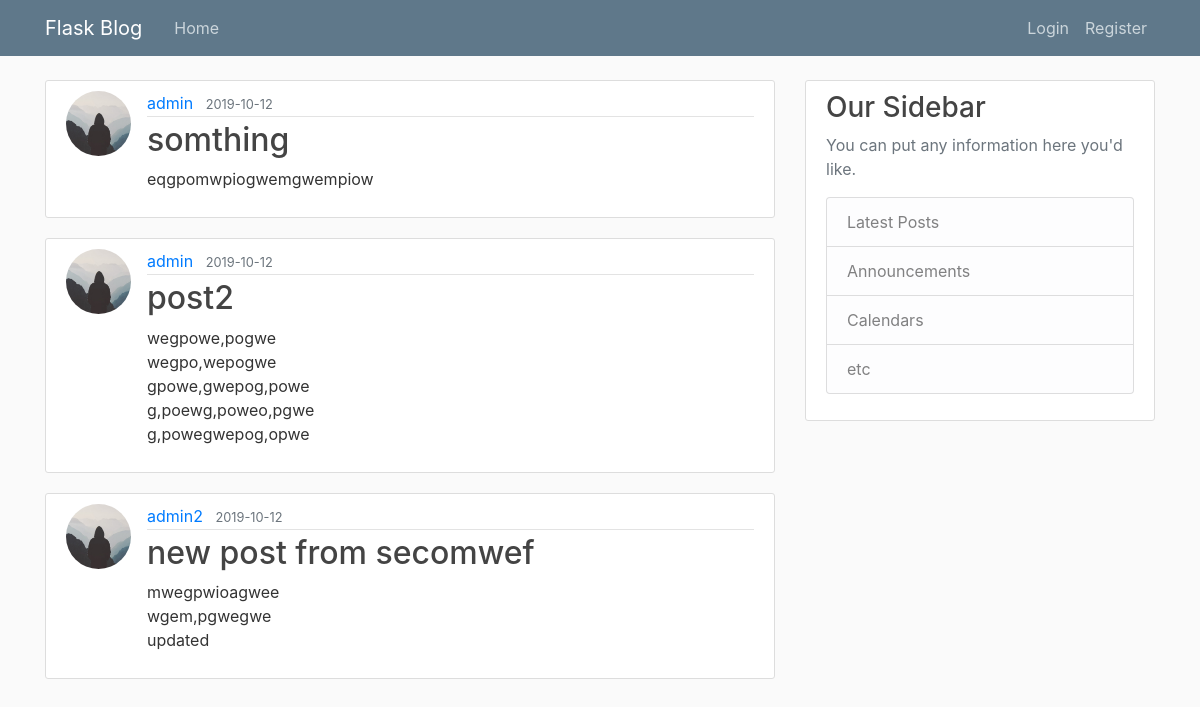
The page /home on the database its author committed.
### flaskapp/models.py (models this page shows, shortened)
class Post(db.Model):
    id = db.Column(db.Integer, primary_key=True)
    title = db.Column(db.String(100), nullable=False)
    date_posted = db.Column(db.DateTime, nullable=False, default=datetime.utcnow)
    content = db.Column(db.Text, nullable=False)
    user_id = db.Column(db.Integer, db.ForeignKey('user.id'), nullable=False)

class User(db.Model, UserMixin):
    id = db.Column(db.Integer, primary_key=True)
    username = db.Column(db.String(20), unique=True, nullable=False)
    email = db.Column(db.String(120), unique=True, nullable=False)
    image_file = db.Column(db.String(20), nullable=False, default='default.jpg')
    password = db.Column(db.String(60), nullable=False)
    posts = db.relationship('Post', backref='author', lazy=True)

### flaskapp/routes.py (the view)
@app.route('/')
@app.route('/home')
def home():
    posts = Post.query.all()
    return render_template('home.html', posts=posts)

### flaskapp/templates/home.html
{% extends "layout.html" %}
{% block content %}
    {% for post in posts %}
        <article class="media content-section">
          <img class="rounded-circle article-img" src="{{ url_for('static', filename='profile_pics/' + post.author.image_file) }}" alt="">
          <div class="media-body">
            <div class="article-metadata">
              <a class="mr-2" href="#">{{ post.author.username }}</a>
              <small class="text-muted">{{ post.date_posted.strftime('%Y-%m-%d') }}</small>
            </div>
            <h2><a class="article-title" href="{{ url_for('post', post_id=post.id) }}">{{ post.title }}</a></h2>
            <p class="article-content">{{ post.content }}</p>
          </div>
        </article>
    {% endfor %}
{% endblock content %}

### flaskapp/templates/layout.html (shortened to what this page needs)
<!DOCTYPE html>
<html>
<head>
    <link rel="stylesheet" href="https://maxcdn.bootstrapcdn.com/bootstrap/4.0.0/css/bootstrap.min.css">
    <link rel="stylesheet" type="text/css" href="/static/css/home.css">
</head>
<body>
    <header class="site-header">
      <nav class="navbar navbar-expand-md navbar-dark bg-steel fixed-top">
        <div class="container">
          <a class="navbar-brand mr-4" href="/">Flask Blog</a>
          <div class="collapse navbar-collapse" id="navbarToggle">
            <div class="navbar-nav mr-auto">
              <a class="nav-item nav-link" href="{{ url_for('home') }}">Home</a>
            </div>
            <div class="navbar-nav">
              {% if current_user.is_authenticated %}
              <a class="nav-item nav-link" href="{{ url_for('new_post') }}">New Post</a>
                <a class="nav-item nav-link" href="{{ url_for('account') }}">Account</a>
                <a class="nav-item nav-link" href="{{ url_for('logout') }}">Logout</a>
              {% else %}
                <a class="nav-item nav-link" href="{{ url_for('login') }}">Login</a>
                <a class="nav-item nav-link" href="{{ url_for('register') }}">Register</a>
              {% endif %}
            </div>
          </div>
        </div>
      </nav>
    </header>
    <main role="main" class="container">
      <div class="row">
        <div class="col-md-8">
          {% block content %}{% endblock %}
        </div>
        <div class="col-md-4">
          <div class="content-section">
            <h3>Our Sidebar</h3>
            <p class='text-muted'>You can put any information here you'd like.
              <ul class="list-group">
                <li class="list-group-item list-group-item-light">Latest Posts</li>
                <li class="list-group-item list-group-item-light">Announcements</li>
                <li class="list-group-item list-group-item-light">Calendars</li>
                <li class="list-group-item list-group-item-light">etc</li>
              </ul>
            </p>
          </div>
        </div>
      </div>
    </main>
</body>
</html>

### flaskapp/static/css/home.css (style rules this page uses)
body { background: #fafafa; color: #333333; margin-top: 5rem; }
h1, h2, h3, h4, h5, h6 { color: #444444; }
.bg-steel { background-color: #5f788a; }
.site-header .navbar-nav .nav-link { color: #cbd5db; }
.content-section { background: #ffffff; padding: 10px 20px; border: 1px solid #dddddd; border-radius: 3px; margin-bottom: 20px; }
.article-title { color: #444444; }
.article-content { white-space: pre-line; }
.article-img { height: 65px; width: 65px; margin-right: 16px; }
.article-metadata { padding-bottom: 1px; margin-bottom: 4px; border-bottom: 1px solid #e3e3e3 }

### rows shown on the page
Post: image_file (placeholder picture), author.username "admin", date_posted "2019-10-12", title "somthing", content "eqgpomwpiogwemgwempiow"
Post: image_file (placeholder picture), author.username "admin", date_posted "2019-10-12", title "post2", content "wegpowe,pogwe wegpo,wepogwe gpowe,gwepog,powe g,poewg,poweo,pgwe g,powegwepog,opwe"
Post: image_file (placeholder picture), author.username "admin2", date_posted "2019-10-12", title "new post from secomwef", content "mwegpwioagwee wgem,pgwegwe updated"
